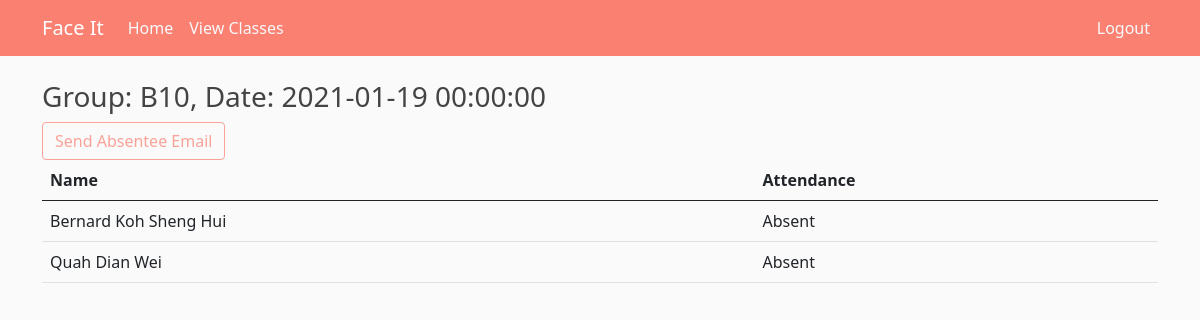
The page /view_attendance/6 (signed in) on the database as committed earlier.
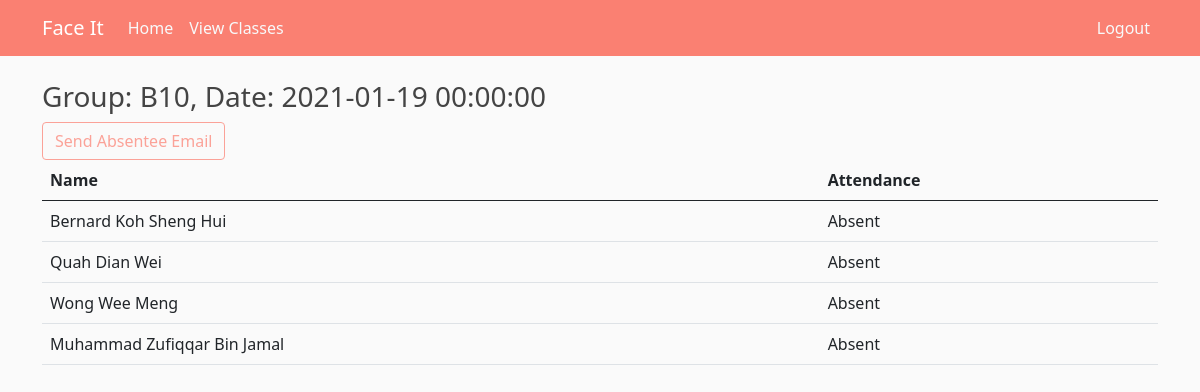
The same page on the database as committed later.
### models.py (models this page shows, shortened)
class Indexes(db.Model):
    id = db.Column(db.Integer, primary_key=True)
    indexId = db.Column(db.Integer, nullable=False)
    className = db.Column(db.String(5), nullable=False)
    courseId = db.Column(db.Integer, db.ForeignKey('courses.id'), nullable=False)
    staffInCharged = db.relationship('StaffInCharged', backref='index', lazy=True)
    dates = db.relationship('IndexDates', backref='index', lazy=True)

class IndexDates(db.Model):
    id = db.Column(db.Integer, primary_key=True)
    date = db.Column(db.DateTime, nullable=False)
    attendance_started = db.Column(db.Boolean, default=False, nullable=False)
    indexId = db.Column(db.Integer, db.ForeignKey('indexes.indexId'), nullable=False)
    attendance = db.relationship('Attendance', backref='indexDate', lazy=True)

class Attendance(db.Model):
    id = db.Column(db.Integer, primary_key=True)
    indexDateId = db.Column(db.Integer, db.ForeignKey('index_dates.id'), nullable=False)
    studentId = db.Column(db.Integer, db.ForeignKey('students.id'), nullable=False)
    attendance = db.Column(db.String(10), default='Absent', nullable=False)   # Absent/Present

class Students(db.Model):
    id = db.Column(db.Integer, primary_key=True)
    name = db.Column(db.String(100), nullable=False)
    matricNo = db.Column(db.String(10), unique=True, nullable=False)
    email = db.Column(db.String(120), unique=True, nullable=False)
    attendances = db.relationship('Attendance', backref='student', lazy=True)

### app.py (the view)
@app.route('/view_attendance/<int:class_date_id>')
@login_required
def view_attendance(class_date_id):
    if current_user.role != 'staff':
        flash('You are not authorized to perform this action', 'danger')
        return redirect(url_for('dashboard'))
    prof = True if current_user.staff[0].role == "professor" else False
    dashboard_data = get_dashboard()
    attendances = Attendance.query.filter_by(indexDateId=class_date_id).all()
    return render_template('view_attendance.html', dashboard_data=dashboard_data, attendances=attendances,
                           date=attendances[0].indexDate.date, class_name=attendances[0].indexDate.index.className,
                           prof=prof, class_date_id=class_date_id)

### app.py (called while the page is built)
def get_dashboard():
    dashboard_data = values.dashboards['admin'] if current_user.role == 'admin' else \
        values.dashboards['staff']
    return dashboard_data

### models.py (called while the page is built)
@login_manager.user_loader
def load_user(user_id):
    return Users.query.get(int(user_id))

### templates/view_attendance.html (shortened to what this page needs)
{% extends "layout.html" %}
{% block content %}
    <h3>Group: {{ class_name }}, Date: {{ date }}</h3>
    {% if prof %}
        <a type="button" class="btn btn-outline-salmon" href="/send_absentee_email/{{ class_date_id }}" >Send Absentee Email</a>
    {% endif %}
    <table class="table">
        <thead>
            <tr>
                <th scope="col">Name</th>
                <th scope="col">Attendance</th>
            </tr>
        </thead>
        <tbody>
            {% for attend in attendances %}
            <tr>
                <td>{{ attend.student.name }}</td>
                <td>{{ attend.attendance }}</td>
            </tr>
            {% endfor %}
        </tbody>
    </table>
{% endblock content %}

### templates/layout.html (shortened to what this page needs)
<!doctype html>
<html lang="en">
    <head>
        <link href="https://cdn.jsdelivr.net/npm/bootstrap@5.0.0-beta2/dist/css/bootstrap.min.css" rel="stylesheet">
        <link rel="stylesheet" type="text/css" href="{{ url_for('static', filename='main.css') }}">
    </head>
    <body>
        <header class="site-header">
            <nav class="navbar navbar-expand-md navbar-dark bg-salmon fixed-top">
                <div class="container">
                    <a class="navbar-brand mr-4" href="{{ url_for('index') }}">Face It</a>
                    {% if dashboard_data %}
                        <div class="collapse navbar-collapse justify-content-between" id="navbarToggle">
                            <div class="navbar-nav mr-auto">
                                <a class="nav-item nav-link text-light" href="{{ url_for('dashboard') }}">Home</a>
                                {% for dashboard_item in dashboard_data %}
                                    <a class="nav-item nav-link text-light" href="{{ dashboard_item.link.href }}">{{ dashboard_item.link.content }}</a>
                                {% endfor %}
                            </div>
                            <div class="navbar-nav">
                                <a class="nav-item nav-link text-light" href="{{ url_for('logout') }}">Logout</a>
                            </div>
                        </div>
                    {% endif %}
                </div>
            </nav>
        </header>
        <main role="main" class="container">
            {% block content%}
            {% endblock content%}
        </main>
    </body>
</html>

### static/main.css (style rules this page uses)
body { background: #fafafa; color: #333333; margin-top: 5rem; }
h1, h2, h3, h4, h5, h6 { color: #444444; }
.bg-salmon { background-color: #fa8072; }
.site-header .navbar-nav .nav-link { color: #cbd5db; }
.btn-outline-salmon { color: #fba298; border-color: #fba298; }

Rows that differ between the two databases and show on the page:
added Attendance: student.name "Wong Wee Meng", attendance "Absent"
added Attendance: student.name "Muhammad Zufiqqar Bin Jamal", attendance "Absent"
